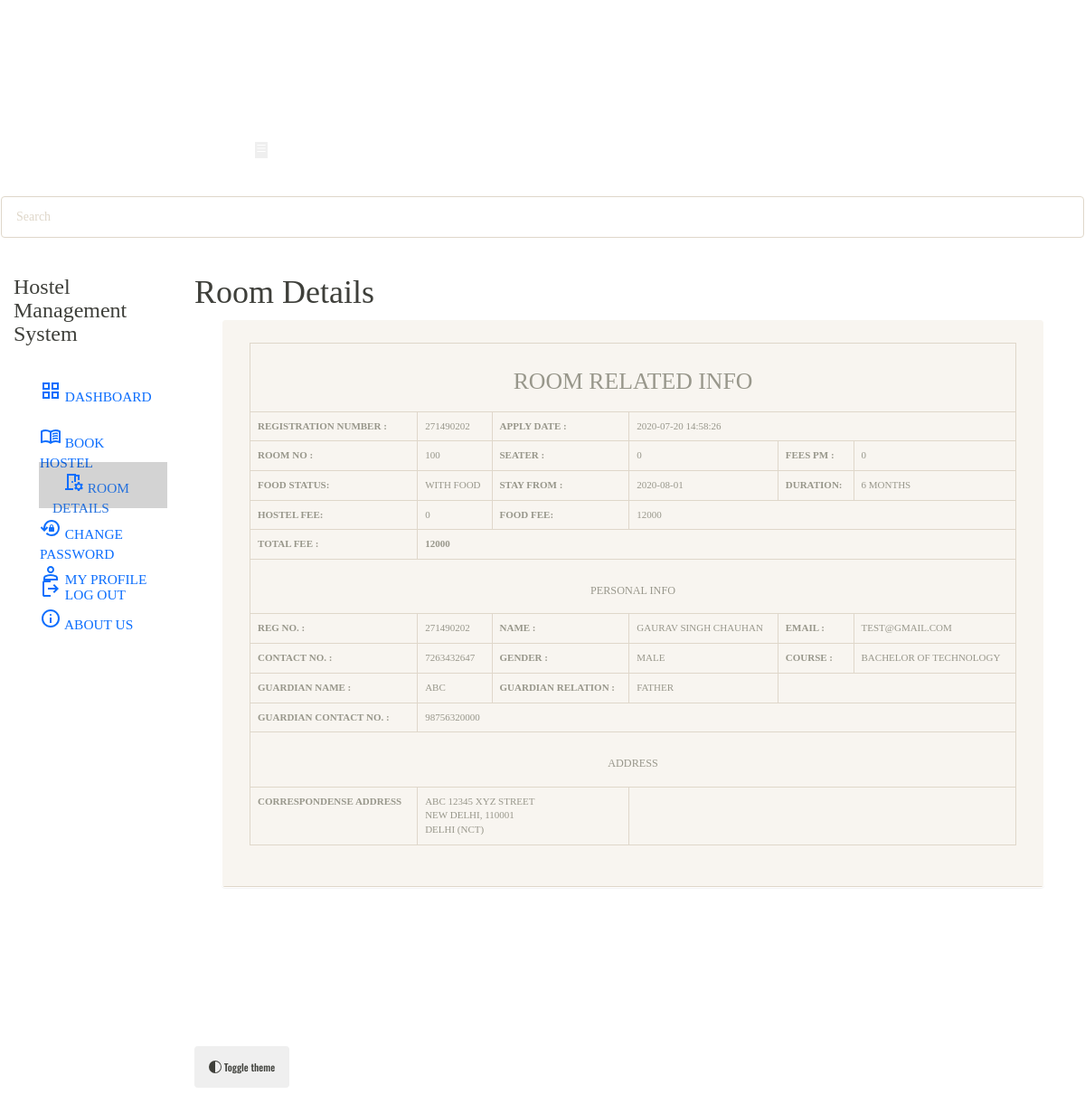
The app's page /room-details.php (signed in) with its own data.
### tables this page shows
CREATE TABLE `registration` (
  `id` int(11) NOT NULL,
  `roomno` int(11) DEFAULT NULL,
  `seater` int(10) NOT NULL,
  `feespm` int(10) NOT NULL,
  `foodstatus` int(11) DEFAULT NULL,
  `stayfrom` date DEFAULT NULL,
  `duration` int(11) DEFAULT NULL,
  `course` varchar(500) DEFAULT NULL,
  `regno` bigint(15) DEFAULT NULL,
  `name` varchar(500) DEFAULT NULL,
  `gender` varchar(250) DEFAULT NULL,
  `contactno` bigint(11) DEFAULT NULL,
  `emailid` varchar(500) DEFAULT NULL,
  `guardianName` varchar(500) DEFAULT NULL,
  `guardianRelation` varchar(100) NOT NULL,
  `guardianContactno` bigint(11) DEFAULT NULL,
  `corresAddress` varchar(500) DEFAULT NULL,
  `corresCIty` varchar(500) DEFAULT NULL,
  `corresState` varchar(500) DEFAULT NULL,
  `corresPincode` int(11) DEFAULT NULL,
  `postingDate` timestamp NULL DEFAULT CURRENT_TIMESTAMP,
  `updationDate` varchar(500) DEFAULT NULL
);

### room-details.php (the view, shortened to what this page needs)
<?php
$server = "localhost";
$userename = "root";
$password = "";
$database = "hostel";
$mysqli = new mysqli($server, $userename, $password, $database);
?>
<!DOCTYPE html>
<html lang="en" data-bs-theme="auto">
<head>
    <link rel="stylesheet" href="https://cdn.jsdelivr.net/npm/@docsearch/css@3">
    <link href="../assets/dist/css/bootstrap.min.css" rel="stylesheet">
    <link href="https://cdn.jsdelivr.net/npm/bootstrap-icons@1.10.5/font/bootstrap-icons.min.css" rel="stylesheet">
    <link href="css/sign-in.css" rel="stylesheet">
    <link href="css/dashboard.css" rel="stylesheet">
    <link rel="stylesheet" href="css/style.css">
    <link rel="stylesheet" href="css/dash.css">
</head>
<body style="font-family: 'Times New Roman', Times, serif;">
    <header class="navbar sticky-top bg-dark flex-md-nowrap p-0 shadow" data-bs-theme="dark">
        <a class="navbar-brand col-lg me-0 px-3 text-white font" href="#">Hostel Management System</a>
        <ul class="navbar-nav flex-row d-md-none">
            <li class="nav-item text-nowrap">
                <button class="nav-link px-3 text-white" type="button" data-bs-toggle="offcanvas" data-bs-target="#sidebarMenu" aria-controls="sidebarMenu" aria-expanded="false" aria-label="Toggle navigation">
                    <svg class="bi">
                        <use xlink:href="#list" />
                    </svg>
                </button>
            </li>
        </ul>
        <div id="navbarSearch" class="navbar-search w-100 collapse">
            <input class="form-control w-100 rounded-0 border-0" type="text" placeholder="Search" aria-label="Search">
        </div>
    </header>
    <div class="container-fluid">
        <div class="row">
            <div class="sidebar border border-right col-md-3 col-lg-2 p-0 bg-body-tertiary">
                <div class="offcanvas-md offcanvas-end bg-body-tertiary" tabindex="-1" id="sidebarMenu" aria-labelledby="sidebarMenuLabel">
                    <div class="offcanvas-header">
                        <h2 class="offcanvas-title font" id="sidebarMenuLabel">Hostel Management System</h5>
                    </div>
                    <div class="offcanvas-body d-md-flex flex-column p-0 pt-lg-3 overflow-y-auto sidebar">
                        <ul class="nav flex-column">
                            <li class="nav-item">
                                <a class="nav-link d-flex align-items-center gap-2 color" href="dashboard.php">
                                    <span class="material-icons-sharp"></span>
                                    Dashboard
                                </a>
                            </li>
                            <li class="nav-item">
                                <a class="nav-link d-flex align-items-center gap-2 color" href="book_hostel.php">
                                    <span class="material-icons-sharp"></span>
                                    Book Hostel
                                </a>
                            </li>
                            <li class="nav-item">
                                <a class="nav-link d-flex align-items-center gap-2 color active" href="room-details.php">
                                    <span class="material-icons-sharp"></span>
                                    Room Details
                                </a>
                            </li>
                            <li class="nav-item">
                                <a class="nav-link d-flex align-items-center gap-2 color" href="change-password.php">
                                    <span class="material-icons-sharp"></span>
                                    Change Password
                                </a>
                            </li>
                            <li class="nav-item">
                                <a class="nav-link d-flex align-items-center gap-2 color" href="my-profile.php">
                                    <span class="material-icons-sharp"></span>
                                    My profile
                                </a>
                            </li>
                            <li class="nav-item">
                                <a class="nav-link d-flex align-items-center gap-2 color" href="about-us.php">
                                    <span class="material-icons-sharp"></span>
                                    About Us
                                </a>
                            </li>
                            <li class="nav-item logout">
                                <a class="nav-link d-flex align-items-center gap-2 color" href="logout.php">
                                    <span class="material-icons-sharp"><svg xmlns="http://www.w3.org/2000/svg" height="24px" viewBox="0 -960 960 960" width="24px" fill="#0d6efd">
                                            <path d="M200-120q-33 0-56.5-23.5T120-200v-560q0-33 23.5-56.5T200-840h280v80H200v560h280v80H200Zm440-160-55-58 102-102H360v-80h327L585-622l55-58 200 200-200 200Z" />
                                        </svg></span>
                                    Log Out
                                </a>
                            </li>
                        </ul>
                    </div>
                </div>
            </div>
            <main class="col-md-9 ms-sm-auto col-lg-10 px-md-4">
                <div class="d-flex justify-content-between flex-wrap flex-md-nowrap align-items-center pt-3 pb-2 mb-3 border-bottom">
                    <h1 class="h1">Room Details</h1>
                </div>
                <div class="content-wrapper" style="font-size: 16px; font-family: georgia">
                    <div class="container-fluid">
                        <div class="col-md-12">
                            <div class="panel panel-default">
                                <div class="panel-heading">
                                    <div class="panel-body">
                                        <table id="zctb" class="table table-bordered " cellspacing="0" width="100%" border="4">
                                            <tbody>
                                                <?php
                                                $aid = $_SESSION['login'];
                                                $ret = "select * from registration where (emailid=? || id=?)";
                                                $stmt = $mysqli->prepare($ret);
                                                $stmt->bind_param('ss', $aid, $aid);
                                                $stmt->execute();
                                                $res = $stmt->get_result();
                                                while ($row = $res->fetch_object()) {
                                                ?>
                                                    <tr>
                                                        <td colspan="6" style="text-align:center;">
                                                            <h2>Room Related Info</h2>
                                                        </td>
                                                    </tr>
                                                    <tr>
                                                        <th>Registration Number :</th>
                                                        <td><?php echo $row->regno; ?></td>
                                                        <th>Apply Date :</th>
                                                        <td colspan="3"><?php echo $row->postingDate; ?></td>
                                                    </tr>
                                                    <tr>
                                                        <td><b>Room no :</b></td>
                                                        <td><?php echo $row->roomno; ?></td>
                                                        <td><b>Seater :</b></td>
                                                        <td><?php echo $row->seater; ?></td>
                                                        <td><b>Fees PM :</b></td>
                                                        <td><?php echo $fpm = $row->feespm; ?></td>
                                                    </tr>
                                                    <tr>
                                                        <td><b>Food Status:</b></td>
                                                        <td>
                                                            <?php if ($row->foodstatus == 0) {
                                                                echo "Without Food";
                                                            } else {
                                                                echo "With Food";
                                                            }; ?></td>
                                                        <td><b>Stay From :</b></td>
                                                        <td><?php echo $row->stayfrom; ?></td>
                                                        <td><b>Duration:</b></td>
                                                        <td><?php echo $dr = $row->duration; ?> Months</td>
                                                    </tr>
                                                    <tr>
                                                        <th>Hostel Fee:</th>
                                                        <td><?php echo $hf = $dr * $fpm ?></td>
                                                        <th>Food Fee:</th>
                                                        <td colspan="3">
                                                            <?php
                                                            if ($row->foodstatus == 1) {
                                                                echo $ff = (2000 * $dr);
                                                            } else {
                                                                echo $ff = 0;
                                                                echo "<span style='padding-left:2%; color:red;'>(You booked hostel without food).<span>";
                                                            } ?>
                                                        </td>
                                                    </tr>
                                                    <tr>
                                                        <th>Total Fee :</th>
                                                        <th colspan="5"><?php echo $hf + $ff; ?></th>
                                                    </tr>
                                                    <tr>
                                                        <td colspan="6" style="text-align:center;">
                                                            <h3>Personal Info</h3>
                                                        </td>
                                                    </tr>
                                                    <tr>
                                                        <td><b>Reg No. :</b></td>
                                                        <td><?php echo $row->regno; ?></td>
                                                        <td><b>Name :</b></td>
                                                        <td><?php echo $row->name; ?></td>
                                                        <td><b>Email :</b></td>
                                                        <td><?php echo $row->emailid; ?></td>
                                                    </tr>
                                                    <tr>
                                                        <td><b>Contact No. :</b></td>
                                                        <td><?php echo $row->contactno; ?></td>
                                                        <td><b>Gender :</b></td>
                                                        <td><?php echo $row->gender; ?></td>
                                                        <td><b>Course :</b></td>
                                                        <td><?php echo $row->course; ?></td>
                                                    </tr>
                                                    <tr>
                                                        <td><b>Guardian Name :</b></td>
                                                        <td><?php echo $row->guardianName; ?></td>
                                                        <td><b>Guardian Relation :</b></td>
                                                        <td><?php echo $row->guardianRelation; ?></td>
                                                    </tr>
                                                    <tr>
                                                        <td><b>Guardian Contact No. :</b></td>
                                                        <td colspan="6"><?php echo $row->guardianContactno; ?></td>
                                                    </tr>
                                                    <tr>
                                                        <td colspan="6" style="text-align:center;">
                                                            <h3>Address</h3>
                                                        </td>
                                                    </tr>
                                                    <tr>
                                                        <td><b>Correspondense Address</b></td>
                                                        <td colspan="2">
                                                            <?php echo $row->corresAddress; ?><br />
                                                            <?php echo $row->corresCIty; ?>,
                                                            <?php echo $row->corresPincode; ?><br />
                                                            <?php echo $row->corresState; ?>
                                                        </td>
                                                    </tr>
                                                <?php
                                                } ?>
                                            </tbody>
                                        </table>
                                    </div>
                                </div>
                            </div>
                        </div>
                    </div>
                </div>
                <?php include('includes/theme.php'); ?>
            </main>
        </div>
    </div>
</body>
</html>

### records on screen
registration: regno "271490202", postingDate "2020-07-20 14:58:26", roomno "100", seater "0", feespm "0", foodstatus "WITH FOOD", stayfrom "2020-08-01", duration "6", $hf=$dr*$fpm "0", $ff=(2000*$dr) "12000", $hf + $ff "12000", name "GAURAV SINGH CHAUHAN", emailid "TEST@GMAIL.COM", contactno "7263432647", gender "MALE", course "BACHELOR OF TECHNOLOGY", guardianName "ABC", guardianRelation "FATHER", guardianContactno "98756320000", corresAddress "ABC 12345 XYZ STREET", corresCIty "NEW DELHI", corresPincode "110001", corresState "DELHI (NCT)"
